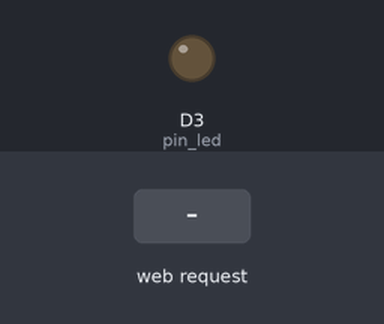
A sketch run on a simulated ESP8266 (NodeMCU). On the bench: output pins drawn as LEDs (lit = HIGH). The inputs (shaded band) are chosen by the test bench. WiFi joins after 1.5 s; servers stay silent unless stated; what the sketch prints to the serial monitor is not drawn.

Above: at 2.7 s.
2.8 s: HTTP request GET /on received
At 3.5 s:
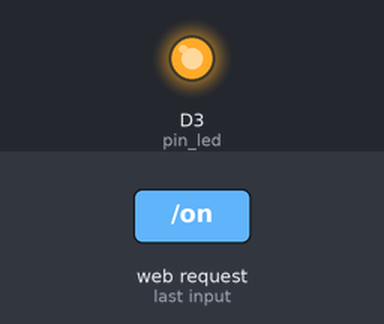
4.3 s: HTTP request GET /off received
At 4.7 s:
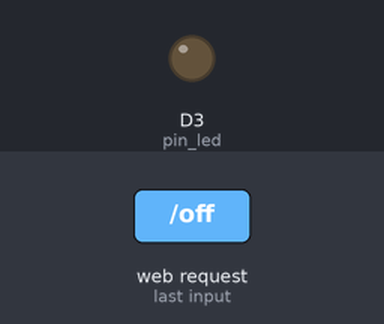
5.8 s: HTTP request GET /toggle received
At 7.0 s:
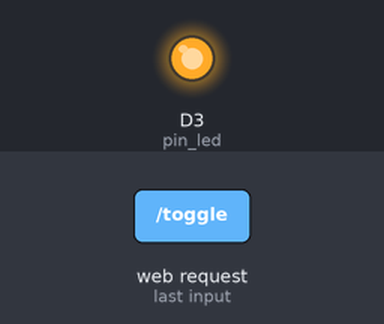
Timing chart, 0 to 8.8 s (numbered marks = the images above; inputs shaded):
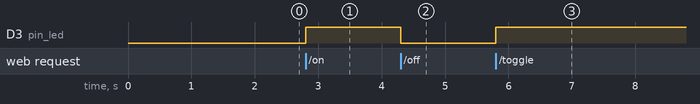

The sketch:

esp_basic.ino
```cpp
#include <ESP8266WiFi.h>
#include <ESP8266WebServer.h>

ESP8266WebServer server(80);

int pin_led = D3;
bool ledState = LOW;

char* ssid = "Rahul";
char* password = "rahul123";

void setup()
{
  pinMode(pin_led, OUTPUT);
  digitalWrite(pin_led,0);
  WiFi.begin(ssid, password);
  Serial.begin(115200);
  Serial.println("Start");
  while (WiFi.status() != WL_CONNECTED)
  {
    Serial.println("Waiting to connect....");
    delay(500);
  }
  Serial.println(WiFi.status());
  Serial.print("IP Address: ");
  Serial.println(WiFi.localIP());
  server.on("/", []() {
    server.send(200, "text/plain", "Hello World!");
  });
  //server.on("/toggle",toggleLED);
  server.on("/on",turnOn);      //Associate the handler function to the path
  server.on("/off",turnOff);      //Associate the handler function to the path
  server.on("/toggle",toggle); //Associate the handler function to the path

  server.begin();
  Serial.println("Server listening");
}

void loop()
{
  server.handleClient();
}

void turnOff()
{
  ledState = LOW;
  digitalWrite(pin_led, ledState);
  server.send(200, "text/plain", "LED off");
}

void turnOn()
{
  ledState = HIGH;
  digitalWrite(pin_led, ledState);
  server.send(200, "text/plain", "LED on");
}

void toggle()
{
  digitalWrite(pin_led, !digitalRead(pin_led));
  server.send(200, "text/plain", "LED toggled");
}
```

Measured:
- after the input at 2.8 s, D3 (pin_led): LOW → HIGH at once
- after the input at 4.3 s, D3 (pin_led): HIGH → LOW at once
- after the input at 5.8 s, D3 (pin_led): LOW → HIGH at once
